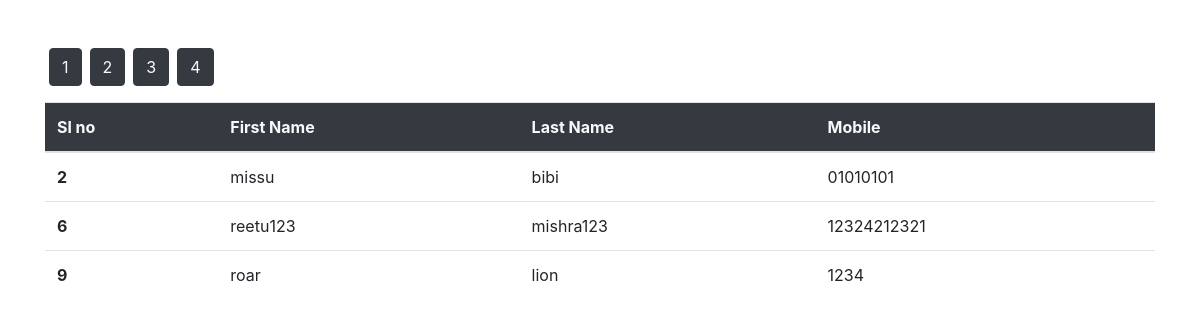
The page /SeriesCRUD/pagination.php on the database its author committed.
### tables this page shows
CREATE TABLE `seriescrud` (
  `id` int(11) NOT NULL,
  `fname` varchar(100) NOT NULL,
  `lname` varchar(100) NOT NULL,
  `email` varchar(255) NOT NULL,
  `mobile` varchar(20) NOT NULL,
  `multipleData` varchar(255) NOT NULL,
  `gender` enum('male','female','kids','') NOT NULL,
  `place` varchar(255) NOT NULL
);

### SeriesCRUD/pagination.php (the view, shortened to what this page needs)
<?php
include 'connect.php';
?>
<!DOCTYPE html>
<html lang="en">
<head>
    <link rel="stylesheet" href="https://cdn.jsdelivr.net/npm/bootstrap@4.0.0/dist/css/bootstrap.min.css">
</head>
<body>
    <div class="container my-5">
        <table class="table">
  <thead class="bg-dark text-light">
    <tr>
      <th scope="col">Sl no</th>
      <th scope="col">First Name</th>
      <th scope="col">Last Name</th>
      <th scope="col">Mobile</th>
    </tr>
  </thead>
  <tbody>
    <?php
    $sql = "SELECT * FROM `seriescrud`";
    $result = mysqli_query($con,$sql);
    $num = mysqli_num_rows($result);
    $numberPages = 3;
    $totalPages = ceil($num/$numberPages);
    for($btn = 1 ; $btn <= $totalPages; $btn++){
      echo '<button class = "btn btn-dark mb-3 mx-1"> <a href = "pagination.php?page='.$btn.'" class ="text-light">
      '.$btn.'</a></button>';
    }
    if(isset($_GET['page'])){
        $page = $_GET['page'];
    }else{
        $page = 1;
    }
    $startinglimit = ($page-1)*$numberPages;
    $sql = "SELECT * FROM `seriescrud` limit " .$startinglimit.','.$numberPages.'';
    $result = mysqli_query($con,$sql);
    while($row=mysqli_fetch_assoc($result)){
        echo '<tr>
          <th scope="row">'.$row['id'].'</th>
          <td>'.$row['fname'].'</td>
          <td>'.$row['lname'].'</td>
          <td>'.$row['mobile'].'</td>
          </tr>';
    }
    ?>
  </tbody>
</table>
    </div>
</body>
</html>

### rows shown on the page
seriescrud: id "2", fname "missu", lname "bibi", mobile "01010101"
seriescrud: id "6", fname "reetu123", lname "mishra123", mobile "12324212321"
seriescrud: id "9", fname "roar", lname "lion", mobile "1234"
